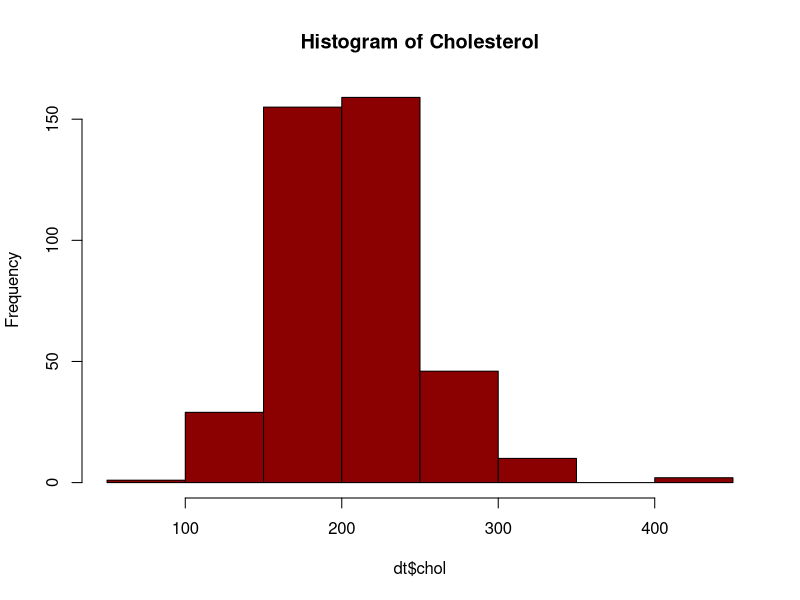
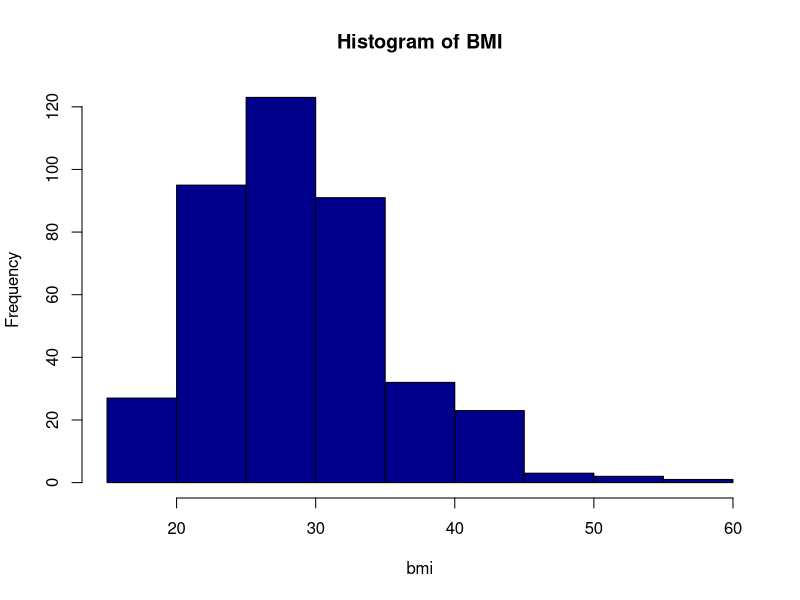

Recreate these plots in R, in order.
library(tidyverse)
#Importing the data
dt = read_csv("Data/diapetic patients.csv")
view(dt)
#To inspect the dimensions of my data 
dim(dt) # So i have 403 rows, in this case patients, and 24 columns

#tell R which variables are categorical, as it will assume they’re all continuous by default:
chol = dt["chol"] # cholesterol is continuous, so it’s easy
gender = as.factor(dt$gender) # but gender isn’t.
dm = as.factor(dt$dm)

#To see how many males and females & getting the total, using the “table” command.
t <- table(gender) # store the tabulation for further manipulation
addmargins(t)  # this will sum up the gender totals to give an overall total and print the results


#Getting percentages of the categories
round(prop.table(t),digits=3) # get proportions rounded to 3dp
round(100*prop.table(t),digits=1) # get %s rounded to 1dp.

is.na(dt$dm) %>% sum() #to know the count of the missing data
dm2 = factor(dm, exclude=NULL) # make new factor from the old one
table(dm2) # display the counts including the missings (NAs)

summary(chol)
hist(dt$chol,
     main = "Histogram of Cholesterol",
     col = "Dark RED",
     breaks = 10)

height = dt$height
weight = dt$weight
summary(height)
summary(weight)

height.si = height*0.0254
weight.si = weight*0.453592
bmi = weight.si/height.si^2

summary(bmi)
hist(bmi,
     main = "Histogram of BMI",
     col = "Dark BLUE",
     breaks = 6)
#If your BMI is less than 18.5, it falls within the underweight range.
#If your BMI is 18.5 to 24.9, it falls within the normal or Healthy Weight range.
#If your BMI is 25.0 to 29.9, it falls within the overweight range.
#If your BMI is 30.0 or higher, it falls within the obese range.

bmi_categorised <- ifelse(bmi < 18.5, "underweight", 
                          ifelse(bmi >= 18.5 & bmi <= 25, "normal", 
                                 ifelse(bmi > 25 & bmi <= 30, "overweight", 
                                        ifelse(bmi > 30, "obese", NA)))) 

# check that the bmi_categorised variable has worked  
table(bmi_categorised, exclude = NULL) 

# frequencies of diabetes by BMI category 
dm_by_bmi_category <- table(bmi_categorised, dm2, exclude = NULL) 

# check 
dm_by_bmi_category 

round(100 * prop.table(dm_by_bmi_category, margin = 1), digits = 1) 
